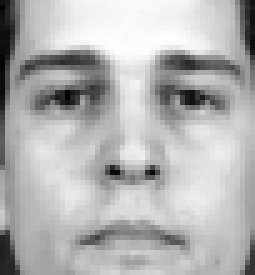
%> input picture Dissertation/Code/test_images/1_8.bmp, 51 x 55 px (shown 5 times larger)
$ octave newPCA.m   (GNU Octave 9; MATLAB toolbox functions it lacks are replaced by stand-ins)
%> lines starting %> are read from the running program, lines starting %| are printed output that depends on the picture
%%TEST PCA IMPLEMENTATION
clear all;

% final variables
num_images = 7;
image_dims = [48, 64];

% input image
loaded_input_image = imread('C:\\Users\\user\\Documents\\Uni Work\\Uni-Work-2015\\Dissertation\\Code\\xm2vts\\1_8.bmp');
%> loaded_input_image is the input picture: size 55x51 uint8; min 0, max 255, mean 178.9

%read 8 face images
face1 = imread('C:\\Users\\user\\Documents\\Uni Work\\Uni-Work-2015\\Dissertation\\Code\\xm2vts\\1_1.bmp');
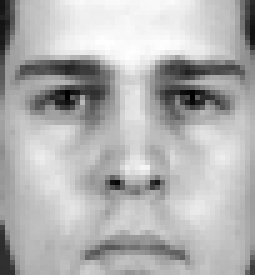
%> input picture Dissertation/Code/test_images/1_1.bmp, 51 x 55 px (shown 5 times larger)
%> face1 is the input picture: size 55x51 uint8; min 0, max 255, mean 177.9
face2 = imread('C:\\Users\\user\\Documents\\Uni Work\\Uni-Work-2015\\Dissertation\\Code\\xm2vts\\1_2.bmp');
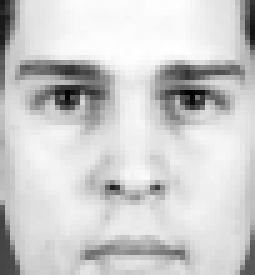
%> input picture Dissertation/Code/test_images/1_2.bmp, 51 x 55 px (shown 5 times larger)
%> face2 is the input picture: size 55x51 uint8; min 0, max 255, mean 205.2
face3 = imread('C:\\Users\\user\\Documents\\Uni Work\\Uni-Work-2015\\Dissertation\\Code\\xm2vts\\1_3.bmp');
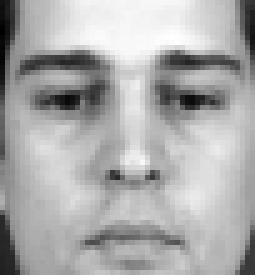
%> input picture Dissertation/Code/test_images/1_3.bmp, 51 x 55 px (shown 5 times larger)
%> face3 is the input picture: size 55x51 uint8; min 0, max 255, mean 171.1
face4 = imread('C:\\Users\\user\\Documents\\Uni Work\\Uni-Work-2015\\Dissertation\\Code\\xm2vts\\1_4.bmp');
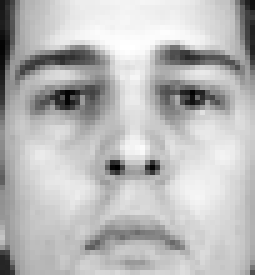
%> input picture Dissertation/Code/test_images/1_4.bmp, 51 x 55 px (shown 5 times larger)
%> face4 is the input picture: size 55x51 uint8; min 0, max 255, mean 185.6
face5 = imread('C:\\Users\\user\\Documents\\Uni Work\\Uni-Work-2015\\Dissertation\\Code\\xm2vts\\1_5.bmp');
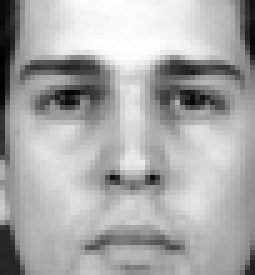
%> input picture Dissertation/Code/test_images/1_5.bmp, 51 x 55 px (shown 5 times larger)
%> face5 is the input picture: size 55x51 uint8; min 0, max 255, mean 169.8
%> (the run ends here)
